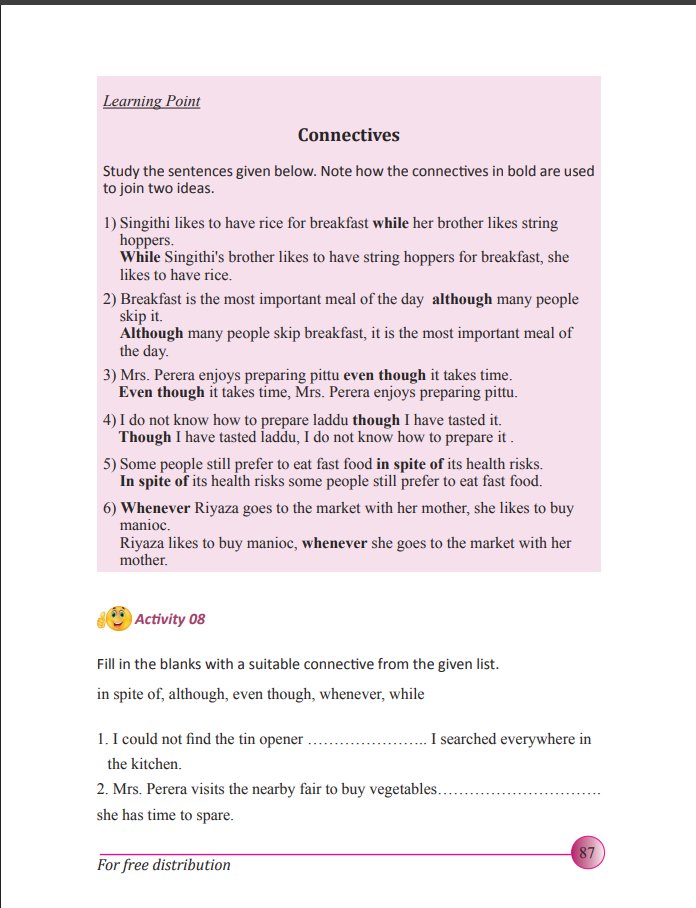
#> input picture testset/en_textbook_07.png, 696 x 908 px, found by its file name
$ python make-fixtures.py
#> lines starting #> are read from the running program, lines starting #| are printed output that depends on the picture
"""Builds the 640x480 test frames in tests/fixtures from the textbook pages in benchmark/testset.

Run from the repository root:  .venv/bin/python web/tests/make-fixtures.py
The spreads are synthetic open books: two pages side by side, a shadow at the gutter,
the text squeezed towards the gutter (page curl) and a slight rotation. They are not real photos.
"""
import json
from pathlib import Path

import numpy as np
from PIL import Image, ImageEnhance

SRC = Path("benchmark/testset")
OUT = Path("web/tests/fixtures")
W, H = 640, 480
TABLE = (46, 41, 38)
rng = np.random.default_rng(7)


def page(name, height):
#> called with name = 'en_textbook_07.png', height = 456
    im = Image.open(SRC / name).convert("RGB")
    im = ImageEnhance.Brightness(im).enhance(0.9)
    return im.resize((round(im.width * height / im.height), height), Image.LANCZOS)


def frame():
    arr = np.full((H, W, 3), TABLE, dtype=np.float32) + rng.normal(0, 3, (H, W, 3))
    return Image.fromarray(np.clip(arr, 0, 255).astype(np.uint8))


def spread(left, right, height, shadow=0.0, curl=0.0, angle=0.0, gap=0):
    a, b = page(left, height), page(right, height)
    book = Image.new("RGB", (a.width + b.width + gap, height), (230, 228, 222))
    book.paste(a, (0, 0))
    book.paste(b, (a.width + gap, 0))
    gx = a.width + gap / 2
    arr = np.asarray(book).astype(np.float32)
    xs = np.arange(arr.shape[1], dtype=np.float32)
    if shadow:
        arr *= (1 - shadow * np.exp(-(((xs - gx) / 16) ** 2)))[None, :, None]
    if curl:  # squeeze the content towards the gutter
        src = xs + curl * (xs - gx) * np.exp(-(((xs - gx) / 70) ** 2))
        src = np.clip(src, 0, arr.shape[1] - 1)
        i0 = np.floor(src).astype(int)
        i1 = np.minimum(i0 + 1, arr.shape[1] - 1)
        f = (src - i0)[None, :, None]
        arr = arr[:, i0] * (1 - f) + arr[:, i1] * f
    book = Image.fromarray(np.clip(arr, 0, 255).astype(np.uint8))
    if angle:
        book = book.rotate(angle, expand=True, fillcolor=TABLE, resample=Image.BICUBIC)
    f = frame()
    x, y = (W - book.width) // 2, (H - book.height) // 2
    f.paste(book, (x, y))
    return f, x + gx - (book.width - (a.width + b.width + gap)) / 2 if not angle else x + book.width / 2


truth = {}

f = frame()
p = page("en_textbook_07.png", 456)
f.paste(p, ((W - p.width) // 2, 12))
f.save(OUT / "single.png")

f2 = frame()
t = page("en_textbook_07.png", 400).rotate(10, expand=True, fillcolor=TABLE, resample=Image.BICUBIC)
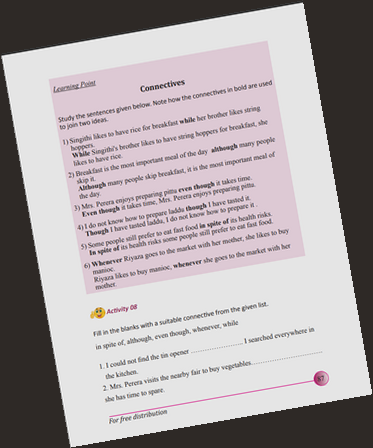
#> t: PIL image 373x448 RGB; mean R, G, B 171.7, 164.7, 166.9
f2.paste(t, ((W - t.width) // 2, (H - t.height) // 2))
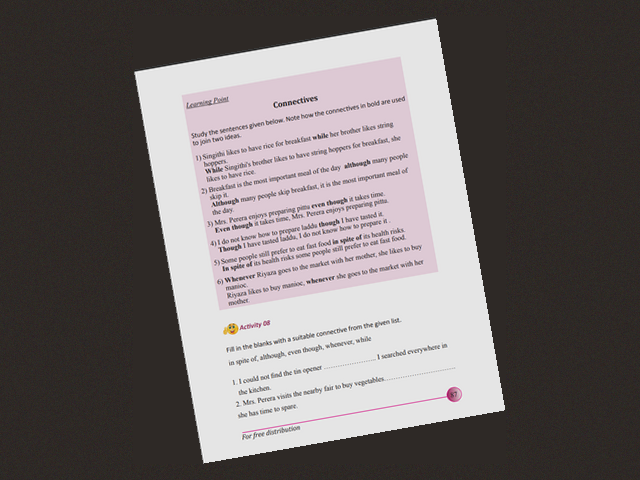
#> f2: PIL image 640x480 RGB; mean R, G, B 114.2, 108, 107.9
f2.save(OUT / "single_tilt10.png")

f3 = frame()
big = page("en_textbook_07.png", 1250)
f3.paste(big, (-(big.width - W) // 2, -330))  # text runs off both sides
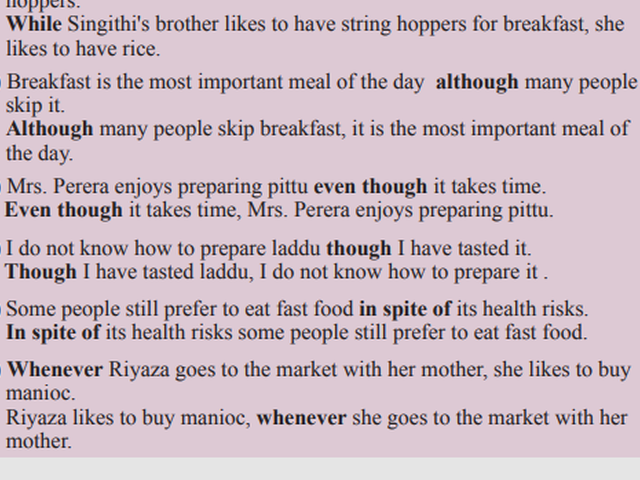
#> f3: PIL image 640x480 RGB; mean R, G, B 204.3, 186.8, 196.4
f3.save(OUT / "single_cut.png")

for name, args in {
    "spread_flat": ("en_textbook_07.png", "en_textbook_08.png", 360, dict(shadow=0.0, curl=0.0)),
    "spread_shadow": ("en_textbook_07.png", "en_textbook_08.png", 360, dict(shadow=0.45, curl=0.12, gap=0)),
    "spread_tilt": ("en_textbook_07.png", "en_textbook_08.png", 340, dict(shadow=0.4, curl=0.12, angle=3)),
    "spread_si": ("sn_textbook_02.png", "sn_textbook_03.png", 360, dict(shadow=0.45, curl=0.12)),
}.items():
    img, gx = spread(args[0], args[1], args[2], **args[3])
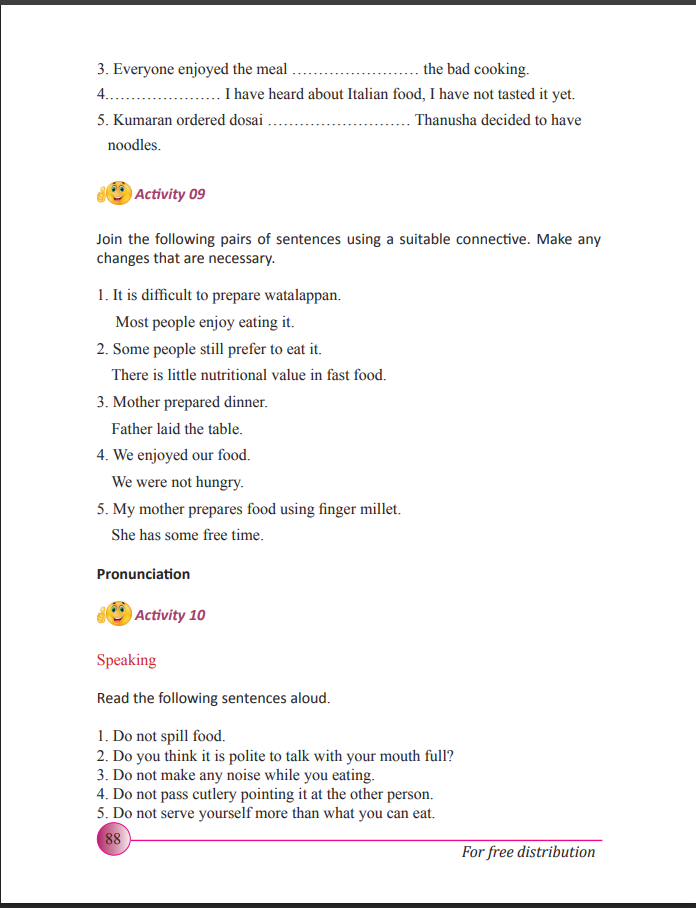
#> input picture testset/en_textbook_08.png, 696 x 908 px, found by its file name
#> in page (call 5), `return im.resize((round(im.width * height / im.height), height), Image..`:
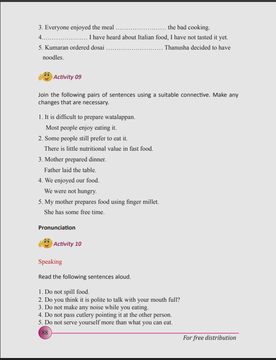
#> returned value: PIL image 276x360 RGB; mean R, G, B 221.6, 221, 221
#> in spread, `book.paste(b, (a.width + gap, 0))`:
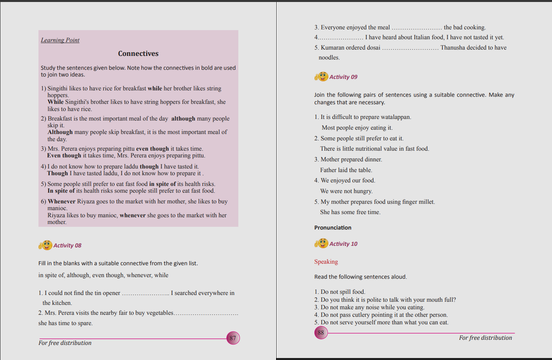
#> book: PIL image 552x360 RGB; mean R, G, B 219.5, 215.2, 217.3
#> in spread, `f.paste(book, (x, y))`:
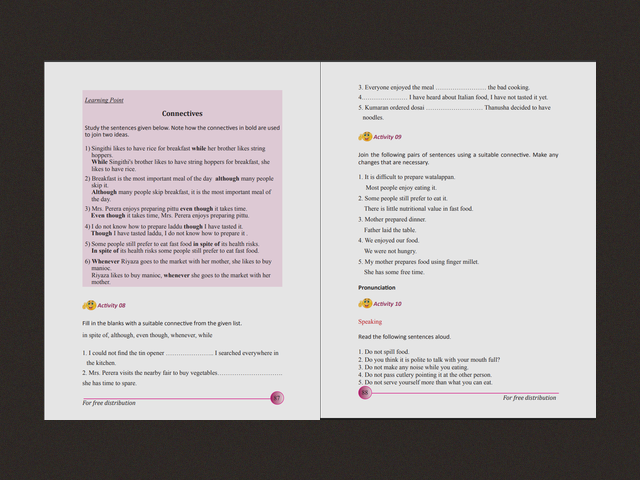
#> f: PIL image 640x480 RGB; mean R, G, B 158, 153.5, 153.8
#> gx = 320
    img.save(OUT / f"{name}.png")
    truth[name] = {"gutterX": round(float(gx), 1)}

(OUT / "truth.json").write_text(json.dumps(truth, indent=2))
print(truth)
#| {'spread_flat': {'gutterX': 320.0}, 'spread_shadow': {'gutterX': 320.0}, 'spread_tilt': {'gutterX': 320.0}, 'spread_si': {'gutterX': 320.0}}
